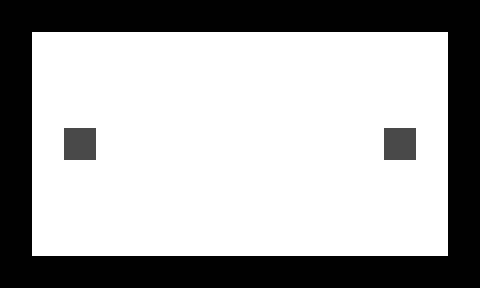

A level layout from a 2D game, rendered from its tile map. Below: a short description, then the map file with its tile-grid data intact:
An orthogonal 15x9 tile map with 32x32 px tiles, 2 tile layers (1, 2).

<map version="1.0" orientation="orthogonal" width="15" height="9" tilewidth="32" tileheight="32">
 <tileset firstgid="1" name="n_tiles1" tilewidth="32" tileheight="32">
  <image source="../../images/map/common/n_tiles1.png" width="128" height="64" />
 </tileset>
 <layer name="1" width="15" height="9">
  <data encoding="csv">
1,1,1,1,1,1,1,1,1,1,1,1,1,1,1,
1,1,1,1,1,1,1,1,1,1,1,1,1,1,1,
1,1,1,1,1,1,1,1,1,1,1,1,1,1,1,
1,1,1,1,1,1,1,1,1,1,1,1,1,1,1,
1,1,1,1,1,1,1,1,1,1,1,1,1,1,1,
1,1,1,1,1,1,1,1,1,1,1,1,1,1,1,
1,1,1,1,1,1,1,1,1,1,1,1,1,1,1,
1,1,1,1,1,1,1,1,1,1,1,1,1,1,1,
1,1,1,1,1,1,1,1,1,1,1,1,1,1,1
</data>
 </layer>
 <layer name="2" width="15" height="9">
  <data encoding="csv">
2,2,2,2,2,2,2,2,2,2,2,2,2,2,2,
2,0,0,0,0,0,0,0,0,0,0,0,0,0,2,
2,0,0,0,0,0,0,0,0,0,0,0,0,0,2,
2,0,0,0,0,0,0,0,0,0,0,0,0,0,2,
2,0,4,0,0,0,0,0,0,0,0,0,4,0,2,
2,0,0,0,0,0,0,0,0,0,0,0,0,0,2,
2,0,0,0,0,0,0,0,0,0,0,0,0,0,2,
2,0,0,0,0,0,0,0,0,0,0,0,0,0,2,
2,2,2,2,2,2,2,2,2,2,2,2,2,2,2
</data>
 </layer>
</map>
